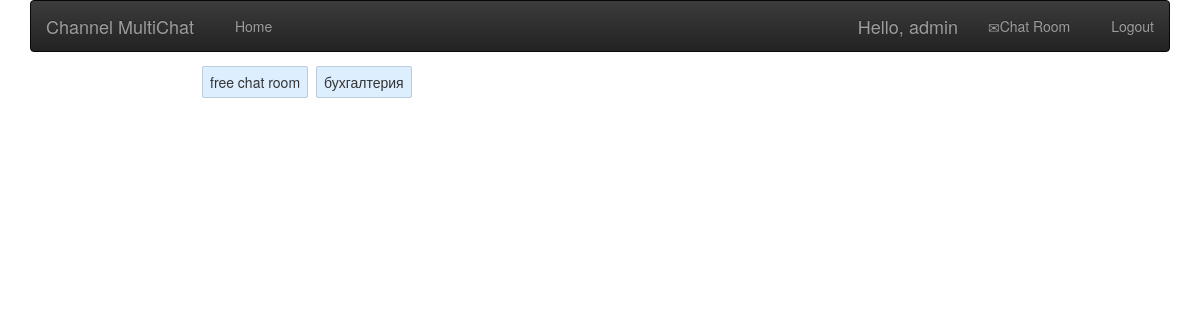
/chat_rooms/ (signed in), run on an earlier commit of the app's database.
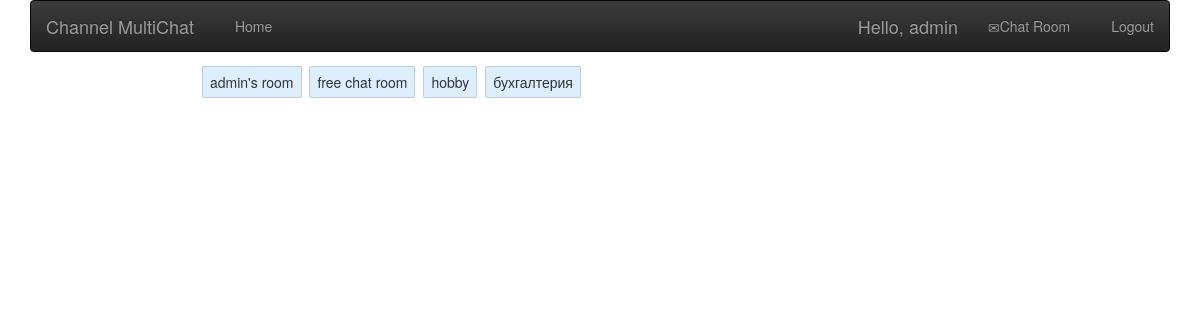
And on a later commit of the database.
### chat/models.py (models this page shows, shortened)
@python_2_unicode_compatible
class Room(models.Model):
    title = models.CharField(max_length=255)
    staff_only = models.BooleanField(default=False)
    def __str__(self):
        return self.title

### chat/views.py (the view)
# urls.py: url(r'^chat_rooms/$', views.chat_rooms, name='chat_rooms'),
def chat_rooms(request):
    rooms = Room.objects.order_by("title")
    return render(request, "chat_rooms.html", {
        "rooms": rooms,
    })

### templates/chat_rooms.html (shortened to what this page needs)
{% extends "base.html" %}
{% load staticfiles %}
{% block content %}
    {% if user.is_authenticated %}
    <ul class="rooms">
        {% for room in rooms %}
            <li class="room-link" data-room-id="{{ room.id }}">{{ room }}</li>
        {% empty %}
            <p class="empty">No chat rooms defined. Maybe make some in the <a href="{% url 'admin:index' %}">admin</a>?</p>
        {% endfor %}
    </ul>
    {% else %}
    <div class="main_text">
        <div class="col-md-12">
            <p class="empty">To join chat you should <a href="{% url 'login' %}">login</a> or <a href="{% url 'register' %}">register</a>.</p>
        </div>
    </div>
    {% endif %}
{% endblock %}

### templates/base.html (shortened to what this page needs)
<!DOCTYPE html>
{% load staticfiles %}
<html>
<head>
	<link rel="stylesheet" href="{% static "css/style.css" %}" type="text/css" media="screen" />
	<link rel="stylesheet" href="{% static 'css/bootstrap.min.css' %}"/>
	<link rel="stylesheet" href="{% static 'css/bootstrap-theme.min.css' %}"/>
</head>
<body>
	<div class="wrapper container">
        <nav class="navbar navbar-inverse">
            <div class="container-fluid">
                <div class="navbar-header">
                    <a class="navbar-brand" href="/">Channel MultiChat</a>
                </div>
                <ul class="nav navbar-nav">
                    <li><a href="{% url 'index' %}"><span class="glyphicon glyphicon-home"></span>Home</a></li>
                </ul>
                <ul class="nav navbar-nav navbar-right">
                    {% if user.is_authenticated %}
                    <li><a class="navbar-brand">Hello, {{ user.username }}</a></li>
					<li><a href="{% url 'chat_rooms' %}"><span class='glyphicon glyphicon-envelope'></span>Chat Room</a></li>
                    <li><a href="{% url 'logout' %}"><span class="glyphicon glyphicon-log-out"></span>Logout</a></li>
                    {% else %}
                    <li><a href="#">Hello, anonymous user</a></li>
                    <li><a href="{% url 'register' %}"><span class="glyphicon glyphicon-user"></span>Register</a></li>
                    <li><a href="{% url 'login' %}"><span class="glyphicon glyphicon-log-in"></span>Login</a></li>
                    {% endif %}
                </ul>
            </div>
        </nav>
        <div class="main_text">
            <div class="col-md-12">
					<section>
               		{% block content %}
                	{% endblock %}
					</section>
            </div>
        </div>
	</div>
</body>
</html>

### static/css/style.css (style rules this page uses)
html, body, div, span, applet, object, iframe, h1, h2, h3, h4, h5, h6, p, blockquote, pre, a, abbr, acronym, address, big, cite, code, del, dfn, em, img, ins, kbd, q, s, samp, small, strike, strong, sub, sup, tt, var, b, u, i, center, dl, dt, dd, ol, ul, li, fieldset, form, label, legend, table, caption, tbody, tfoot, thead, tr, th, td, article, aside, canvas, details, embed, figure, figcaption, footer, header, hgroup, menu, nav, output, ruby, section, summary, time, mark, audio, video { margin: 0; padding: 0; border: 0; font-size: 100%; font: inherit; vertical-align: baseline; }
article, aside, details, figcaption, figure, footer, header, hgroup, menu, nav, section { display: block; }
body { line-height: 1; font-family: sans-serif; }
ol, ul { list-style: none; }
section { width: 800px; margin: 0 auto; }
.rooms li { padding: 5px 7px; background: #def; display: inline; margin: 5px 2px; border: 1px solid #bcd; border-radius: 2px; cursor: pointer; }

What changed in the data, as far as the page shows it:
added Room: title "admin's room"
added Room: title "hobby"
